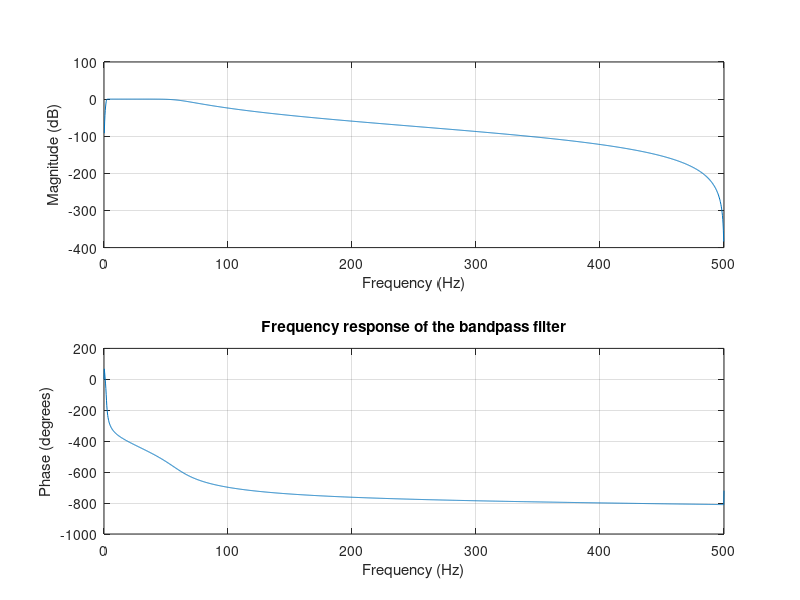

Recreate this plot in MATLAB. (Note: this script raises an error after producing the figure.)
%% Spectral Estimation for EEG
%  Bruce J. Gluckman\ - modified by Ken Hall 2/7/18
%  revised 2/2016 (original 1/26/09)
%
%  It is also helpful to read the Matlab help files for:
%     fft
%
%% make some raw data
%{
SPS = 256;      %data rate, samples-per-second
%
Tmax = 1;  % chose as 2^m
Time = 1/SPS:1/SPS:Tmax;
NPTS = length(Time);
F1 = 12;
F2 = 33;
twopi=2*pi;
Y1 = sin(twopi*F1*Time);
Y2 = 3 * sin(twopi*F2*Time);
Y3 = 4 * randn(size(Time));
Y4 = Y1 + Y2 + Y3 ;
%}


%% Import EEG Data
SPS = 1000;
Tmax = 10;
Time = 1/SPS:1/SPS:Tmax;
NPTS = length(Time);
disp(NPTS)

%% Set up filter
fMin = 2; 
fMax = 60;
Wn = [fMin  fMax]/(SPS/2);
% make an n=5th order butterworth bandpass filter
[bButter,aButter]=butter(5,Wn);
freqz(bButter,aButter,4*SPS/2,SPS);
title('Frequency response of the bandpass filter');

Y1_av = zeros(1,10000);
Y2_av = zeros(1,10000);
Y3_av = zeros(1,10000);
Y4_av = zeros(1,10000);
Y5_av = zeros(1,10000);
Y6_av = zeros(1,10000);
Y7_av = zeros(1,10000);
Y8_av = zeros(1,10000);

for i=1:1:10
Y1 = abs(Bruce_Data.AlphaBlockData{1,i}.PSUEEGData.Channels(1,1:10000));
Y2 = abs(Bruce_Data.AlphaBlockData{1,i}.PSUEEGData.Channels(2,1:10000));
Y3 = abs(Bruce_Data.AlphaBlockData{1,i}.PSUEEGData.Channels(3,1:10000));
Y4 = abs(Bruce_Data.AlphaBlockData{1,i}.PSUEEGData.Channels(4,1:10000));
Y5 = abs(Bruce_Data.AlphaBlockData{1,i}.PSUEEGData.Channels(5,1:10000));
Y6 = abs(Bruce_Data.AlphaBlockData{1,i}.PSUEEGData.Channels(6,1:10000));
Y7 = abs(Bruce_Data.AlphaBlockData{1,i}.PSUEEGData.Channels(7,1:10000));
Y8 = abs(Bruce_Data.AlphaBlockData{1,i}.PSUEEGData.Channels(8,1:10000));

Y1 = filtfilt(bButter,aButter,Y1);
Y2 = filtfilt(bButter,aButter,Y2);
Y3 = filtfilt(bButter,aButter,Y3);
Y4 = filtfilt(bButter,aButter,Y4);
Y5 = filtfilt(bButter,aButter,Y5);
Y6 = filtfilt(bButter,aButter,Y6);
Y7 = filtfilt(bButter,aButter,Y7);
Y8 = filtfilt(bButter,aButter,Y8);

Y1_av = Y1_av + Y1;
Y2_av = Y2_av + Y2;
Y3_av = Y3_av + Y3;
Y4_av = Y4_av + Y4;
Y5_av = Y5_av + Y5;
Y6_av = Y6_av + Y6;
Y7_av = Y7_av + Y7;
Y8_av = Y8_av + Y8;    
end

Y1 = Y1_av/10;
Y2 = Y2_av/10;
Y3 = Y3_av/10;
Y4 = Y4_av/10;
Y5 = Y5_av/10;
Y6 = Y6_av/10;
Y7 = Y7_av/10;
Y8 = Y8_av/10;

NPTS_Win = 10000;
TWin = NPTS_Win/SPS;
deltaF = 1/TWin;
Fn = SPS/2;
F = [0:deltaF:Fn , -Fn+deltaF:deltaF:-deltaF];
rangeF = (1:NPTS_Win);
p = bandpower(Y1,F(rangeF),[8,12],'psd');
disp(p)

figure;
fig1.a(1) = subplot(8,1,1);
plot(Time,Y1);
ylabel('Y1');
%
title('Raw EEG Data');
%
fig1.a(2) = subplot(8,1,2);
plot(Time,Y2);
ylabel('Y2');
fig1.a(3) = subplot(8,1,3);
plot(Time,Y3);
ylabel('Y3');
fig1.a(4) = subplot(8,1,4);
plot(Time,Y4);
ylabel('Y4');
fig1.a(5) = subplot(8,1,5);
plot(Time,Y5);
ylabel('Y5');
fig1.a(6) = subplot(8,1,6);
plot(Time,Y6);
ylabel('Y6');
fig1.a(7) = subplot(8,1,7);
plot(Time,Y7);
ylabel('Y7');
fig1.a(8) = subplot(8,1,8);
plot(Time,Y8);
ylabel('Y8');


%
xlabel('Time (s)');
linkaxes(fig1.a,'x');

%% Now compute the FFT
%
% note that NPTS = 2^n by construction, as long as we chose 
fY1 = fft(Y1,NPTS,2);
fY2 = fft(Y2,NPTS,2);
fY3 = fft(Y3,NPTS,2);
fY4 = fft(Y4,NPTS,2);
fY5 = fft(Y5,NPTS,2);
fY6 = fft(Y6,NPTS,2);
fY7 = fft(Y7,NPTS,2);
fY8 = fft(Y8,NPTS,2);
%
% now these fourier transforms are complex values, and scrambled in a way
% peculariar to the fft - specifically, the fft is done on blocks NPTS=2^n long
% with total window length TWindow = NPTS*dt = NPTS/SPS
% so the output has resolution deltaF=1/TWindow
% and max or minimal frequency at the Nyquist frequency Fn=SPS/2
% so the full range of values goes from -Fn<=F<=Fn
% Counting zero, this should lead to NPTS+1 values, but we only get out
% NPTS values, and in what order?
% It should be realized that the result for -Fn must equal that for Fn
% It is still scrambled:
% The first value is at the F=0, it progresses through Fn, then switches to
% -Fn/2+deltaF and goes up to -deltaF
%
deltaF = 1/Tmax;
Fn = SPS/2;
F = [0:deltaF:Fn , -Fn+deltaF:deltaF:-deltaF];
%disp(F)
% Now plot the magnitude of these spectra (recall they are complex
%
%norm = SPS/2;
norm = 1
figure;
fig2.a(1) = subplot(8,1,1);
plot(F,abs(fY1)/norm);
ylabel('abs(fY1)/f_N');
grid on;
%
title('Fourier Analysis');
%
fig2.a(2) = subplot(8,1,2);
plot(F,abs(fY2)/norm);
ylabel('abs(fY2)/f_N');
grid on;
fig2.a(3) = subplot(8,1,3);
plot(F,abs(fY3)/norm);
ylabel('abs(fY3)/f_N');
grid on;
fig2.a(4) = subplot(8,1,4);
plot(F,abs(fY4)/norm);
ylabel('abs(Y4)/f_N');
grid on;
fig2.a(5) = subplot(8,1,5);
plot(F,abs(fY5)/norm);
ylabel('abs(Y5)/f_N');
grid on;
fig2.a(6) = subplot(8,1,6);
plot(F,abs(fY6)/norm);
ylabel('abs(Y6)/f_N');
grid on;
fig2.a(7) = subplot(8,1,7);
plot(F,abs(fY7)/norm);
ylabel('abs(Y7)/f_N');
grid on;
fig2.a(8) = subplot(8,1,8);
plot(F,abs(fY8)/norm);
ylabel('abs(Y8)/f_N');
grid on;
%
xlabel('Frequency (Hz)');
linkaxes(fig2.a,'xy');
xlim([-100 100]);
%ylim([0 5]);
%
%% Better plotting - plot positive frequencies
%  notice that the negative amplitude is the same as the positive
%  amplitudes this follows from the data being REAL
%
%  plot positive frequencies
%
%  it is also better to plot the POWER, defined by the 
%  magnitude squared (actually gotten from multiplying by the complex
%  congugate
%
range = 1:length(F)/2+1;
pfY1 = fY1.*conj(fY1)/(norm*norm);
pfY2 = fY2.*conj(fY2)/(norm*norm);
pfY3 = fY3.*conj(fY3)/(norm*norm);
pfY4 = fY4.*conj(fY4)/(norm*norm);
pfY5 = fY5.*conj(fY5)/(norm*norm);
pfY6 = fY6.*conj(fY6)/(norm*norm);
pfY7 = fY7.*conj(fY7)/(norm*norm);
pfY8 = fY8.*conj(fY8)/(norm*norm);
figure;
fig3.a(1) = subplot(8,1,1);
plot(F(range),log10(pfY1(range)));
ylabel('logpower(fY1)/{f_N}^2');
%
title('Fourier Analysis - semilog');
%
fig3.a(2) = subplot(8,1,2);
plot(F(range),log10(pfY2(range)));
ylabel('logpower(fY2)/{f_N}^2');
fig3.a(3) = subplot(8,1,3);
plot(F(range),log10(pfY3(range)));
ylabel('logpower(fY3)/{f_N}^2');
fig3.a(4) = subplot(8,1,4);
plot(F(range),log10(pfY4(range)));
ylabel('logpower(fY4)/{f_N}^2');
fig3.a(5) = subplot(8,1,5);
plot(F(range),log10(pfY5(range)));
ylabel('logpower(fY5)/{f_N}^2');
fig3.a(6) = subplot(8,1,6);
plot(F(range),log10(pfY6(range)));
ylabel('logpower(fY6)/{f_N}^2');
fig3.a(7) = subplot(8,1,7);
plot(F(range),log10(pfY7(range)));
ylabel('logpower(fY7)/{f_N}^2');
fig3.a(8) = subplot(8,1,8);
plot(F(range),log10(pfY8(range)));
ylabel('logpower(fY8)/{f_N}^2');
%
xlabel('Frequency (Hz)');
linkaxes(fig3.a,'xy');
%ylim([0 .01]);
xlim([-100 100]);
%% Now vectorize to make much easier
%
Y = [Y1-mean(Y1); Y2-mean(Y2); Y3-mean(Y3); Y4-mean(Y4); Y5-mean(Y5); Y6-mean(Y6); Y7-mean(Y7); Y8-mean(Y8);];
%  Note that I've demeaned the signals!
%  ALSO NOTE - for a matrix, define which dimension you mean to transform
fY = fft(Y,NPTS,2);
pfY = fY.*conj(fY);
figure;
yLabels = {'logpower(fy1)','logpower(fy2)','logpower(fy3)','logpower(fy4)','logpower(fy5)','logpower(fy6)','logpower(fy7)','logpower(fy8)'};
% need to pick the minimum and maximum - excluding zero
pmin=min(min(pfY(:,2:NPTS)))/10;
pmax=100*max(max(pfY(:,2:NPTS)));
for i=1:8
    fig4.a(i) = subplot(8,1,i);
    if (i == 1)
        title('Fourier Analysis - vectorized');
    end
    semilogy(F(range),pfY(i,range));
    ylim([pmin pmax]);
    ylabel(yLabels(i));
end
xlabel('Frequency (Hz)');
linkaxes(fig4.a,'x');


%% Relation between signal variance and Fourier Power? 
var_Y = var(Y');
sum_pfY = sum(pfY');
figure; 
plot(var_Y,sum_pfY,'ro');
xlabel('variance(Y)');
ylabel('sum power');
title('variance and Fourier Power');
%% Total Variance = Total Power (with normalization)
%
% Find normalization
% use A/B finds least squares fit between them
%
slope = mean(sum_pfY/var_Y)
% what is this value?  square of NPTS!
plot(var_Y, var_Y, 'g--',...
    var_Y,sum_pfY/(NPTS*NPTS),'ro',...
    'MarkerSize',10);
xlabel('variance(Y)');
ylabel('sum power/(npts^2)');
title('variance and Fourier Power');

